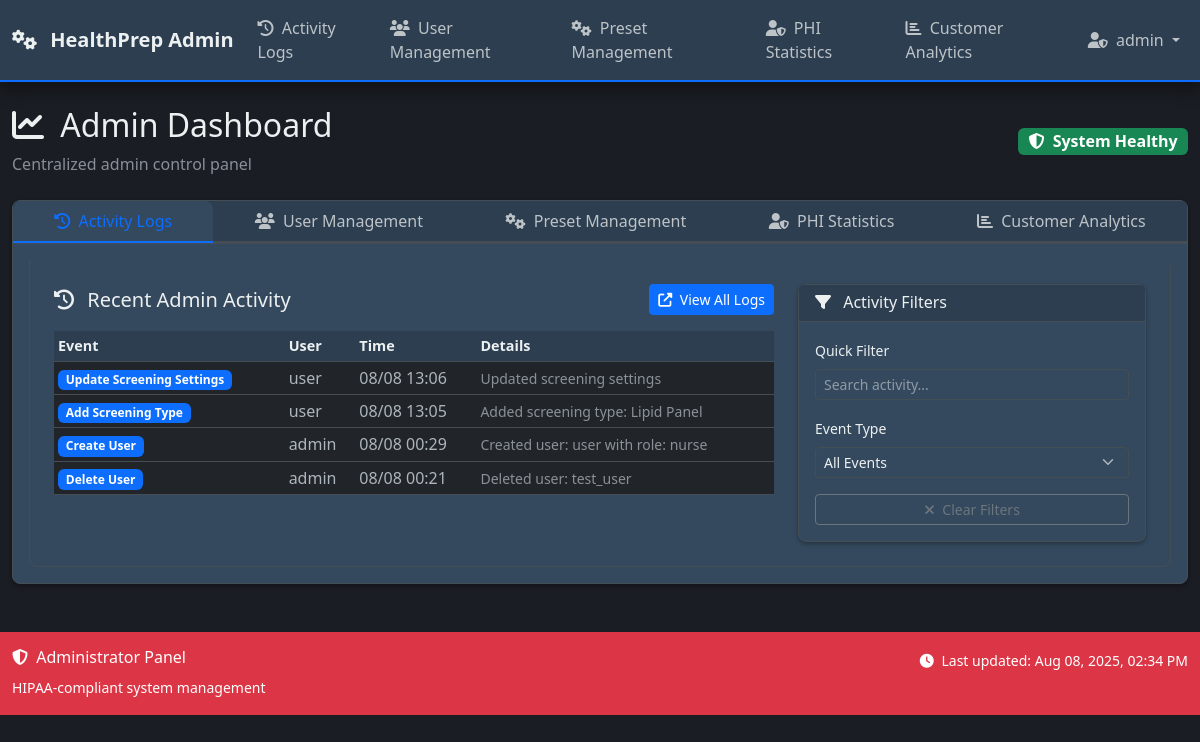
Before: /admin/dashboard/logs (signed in) with the older database file.
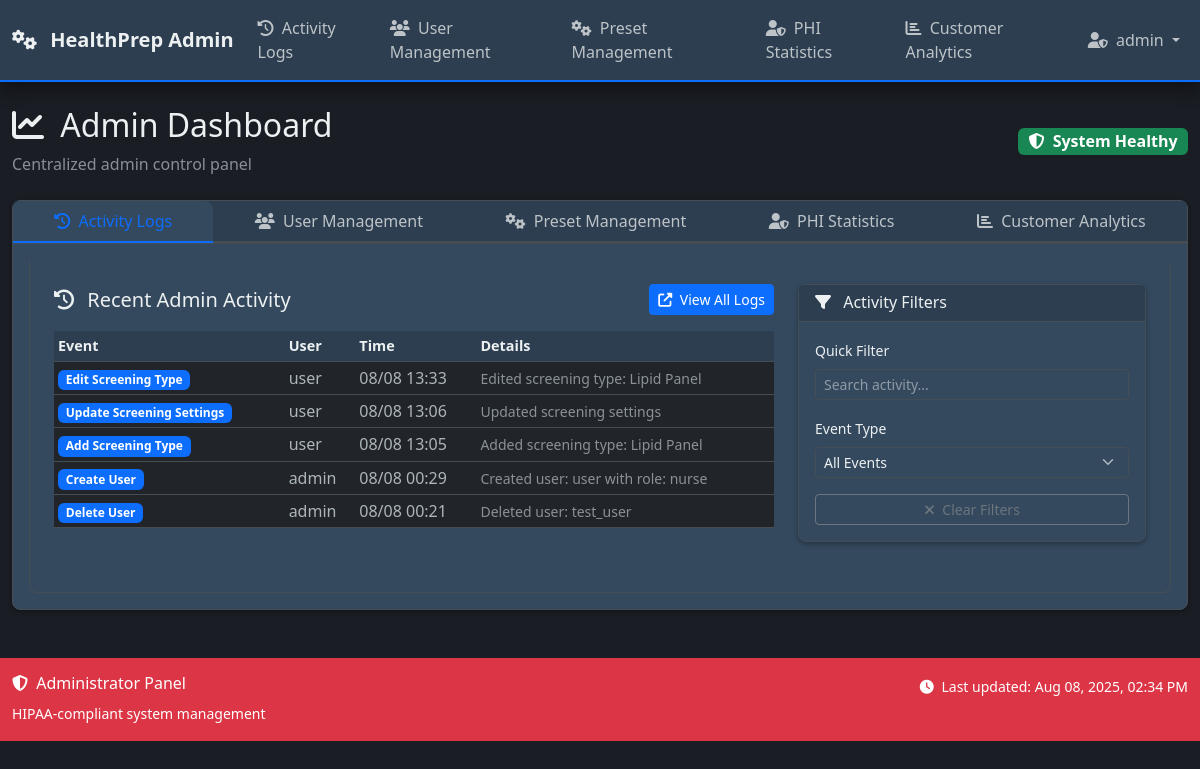
After: the same page with the newer database file.
### models.py (models this page shows, shortened)
class AdminLog(db.Model):
    __tablename__ = 'admin_logs'
    id = db.Column(db.Integer, primary_key=True)
    timestamp = db.Column(db.DateTime, default=datetime.utcnow)
    event_type = db.Column(db.String(50))
    user_id = db.Column(db.Integer, db.ForeignKey('users.id'))
    org_id = db.Column(db.Integer, db.ForeignKey('organizations.id'), nullable=False)  # Organization scope
    ip_address = db.Column(db.String(45))
    patient_id = db.Column(db.Integer, db.ForeignKey('patient.id'))  # Patient accessed (if applicable)
    resource_type = db.Column(db.String(50))  # Type of resource accessed (patient, document, screening)
    resource_id = db.Column(db.Integer)  # ID of specific resource
    action_details = db.Column(db.Text)  # Human-readable action description
    data = db.Column(db.JSON)  # Additional structured data
    session_id = db.Column(db.String(100))  # Session identifier
    user_agent = db.Column(db.Text)  # Browser/client information
    user = db.relationship('User', backref=db.backref('admin_logs', lazy=True))
    organization = db.relationship('Organization', backref=db.backref('admin_logs', lazy=True))
    patient = db.relationship('Patient', backref=db.backref('access_logs', lazy=True))

class User(UserMixin, db.Model):
    __tablename__ = 'users'
    id = db.Column(db.Integer, primary_key=True)
    username = db.Column(db.String(80), nullable=False)  # Unique within organization
    email = db.Column(db.String(120), nullable=False)  # Unique within organization
    password_hash = db.Column(db.String(255), nullable=False)
    role = db.Column(db.String(20), default='nurse', nullable=False)  # 'root_admin', 'admin', 'MA', 'nurse'
    is_admin = db.Column(db.Boolean, default=False, nullable=False)  # Kept for backward compatibility
    is_active_user = db.Column(db.Boolean, default=True, nullable=False)
    is_root_admin = db.Column(db.Boolean, default=False, nullable=False)  # Super admin for managing all organizations
    org_id = db.Column(db.Integer, db.ForeignKey('organizations.id'), nullable=True)  # Nullable for root admins
    epic_user_id = db.Column(db.String(100))  # Epic user ID for mapping
    two_factor_enabled = db.Column(db.Boolean, default=False)
    session_timeout_minutes = db.Column(db.Integer, default=30)
    last_activity = db.Column(db.DateTime, default=datetime.utcnow)
    failed_login_attempts = db.Column(db.Integer, default=0)
    locked_until = db.Column(db.DateTime)
    created_at = db.Column(db.DateTime, default=datetime.utcnow)
    last_login = db.Column(db.DateTime, default=datetime.utcnow)
    created_by = db.Column(db.Integer, db.ForeignKey('users.id'))
    updated_at = db.Column(db.DateTime, default=datetime.utcnow, onupdate=datetime.utcnow)
    __table_args__ = (
        db.UniqueConstraint('username', 'org_id', name='unique_username_per_org'),
        db.UniqueConstraint('email', 'org_id', name='unique_email_per_org'),
    )
    def is_admin_user(self):
        return self.role == 'admin' or self.is_admin or self.is_root_admin
    def update_activity(self):
        self.last_activity = datetime.utcnow()
    @property
    def is_active(self):
        return self.is_active_user
    @property
    def role_display(self):
        role_names = {
            'root_admin': 'Root Administrator',
            'admin': 'Administrator',
            'MA': 'Medical Assistant',
            'nurse': 'Nurse'
        }
        return role_names.get(self.role, self.role.title())

### routes/admin_routes.py (the view)
@admin_bp.route('/dashboard/logs')
@login_required
@admin_required
def dashboard_logs():
    try:
        data = get_dashboard_data()
        data['active_tab'] = 'activity'
        return render_template('admin/dashboard.html', **data)
    except Exception as e:
        logger.error(f"Error in dashboard logs: {str(e)}")
        flash('Error loading dashboard', 'error')
        return render_template('error/500.html'), 500

### admin/analytics.py (called while the page is built)
    def calculate_compliance_gaps_closed(self, days=30):
        cutoff_date = datetime.utcnow() - timedelta(days=days)
        compliance_improvements = AdminLog.query.filter(
            AdminLog.event_type.like('%screening%'),
            AdminLog.timestamp >= cutoff_date
        ).count()
        open_gaps = Screening.query.filter_by(status='due').count()
        due_soon = Screening.query.filter_by(status='due_soon').count()
        recent_completions = Screening.query.filter(
            Screening.status == 'complete',
            Screening.updated_at >= cutoff_date
        ).count()
        return {
            'gaps_identified': open_gaps + due_soon,
            'gaps_closed': recent_completions,
            'preventive_identification': due_soon,
            'compliance_rate': self._calculate_compliance_rate(),
            'period_days': days
        }

    def _calculate_compliance_rate(self):
        total_screenings = Screening.query.count()
        complete_screenings = Screening.query.filter_by(status='complete').count()
        if total_screenings == 0:
            return 0.0
        return round((complete_screenings / total_screenings) * 100, 1)

### templates/admin/dashboard.html (shortened to what the changed rows need)
{% extends 'base_admin.html' %}
{% block extra_css %}
<link rel="stylesheet" href="https://cdn.datatables.net/1.13.4/css/dataTables.bootstrap5.min.css">
{% endblock %}
{% block content %}
<div class="d-flex justify-content-between align-items-center mb-4">
    <div>
        <h2>
            <i class="fas fa-chart-line me-2"></i>
            Admin Dashboard
        </h2>
    </div>
</div>
<div class="card">
    <div class="card-body">
        <div class="tab-content" id="nav-tabContent">
            <div class="tab-pane fade {{ 'show active' if active_tab == 'activity' else '' }}" id="nav-activity" role="tabpanel" aria-labelledby="nav-activity-tab">
                <div class="row">
                    <div class="col-lg-8 mb-4">
                        {% if recent_logs %}
                        <div class="table-responsive">
                            <table id="activityTable" class="table table-hover table-sm">
                                <thead>
                                    <tr>
                                        <th>Event</th>
                                        <th>User</th>
                                        <th>Time</th>
                                        <th>Details</th>
                                    </tr>
                                </thead>
                                <tbody>
                                    {% for log in recent_logs %}
                                    <tr>
                                        <td>
                                            <span class="badge bg-primary">{{ log.event_type.replace('_', ' ').title() if log.event_type else 'Unknown' }}</span>
                                        </td>
                                        <td>{{ log.user.username if log.user else 'System' }}</td>
                                        <td>{{ log.timestamp.strftime('%m/%d %H:%M') }}</td>
                                        <td>
                                            <small class="text-muted">{{ log.data.get('description', '') if log.data else '' }}</small>
                                        </td>
                                    </tr>
                                    {% endfor %}
                                </tbody>
                            </table>
                        </div>
                        {% else %}
                        <div class="text-center py-5">
                            <i class="fas fa-clipboard-list fa-3x text-muted mb-3"></i>
                            <h5 class="text-muted">No Recent Activity</h5>
                            <p class="text-muted">Admin actions will appear here</p>
                        </div>
                        {% endif %}
                    </div>
                </div>
            </div>
        </div>
    </div>
</div>
{% endblock %}

Changed rows visible on the page:
added AdminLog: event_type.replace "Edit Screening Type", user "user", timestamp "08/08 13:33", data "Edited screening type: Lipid Panel"
